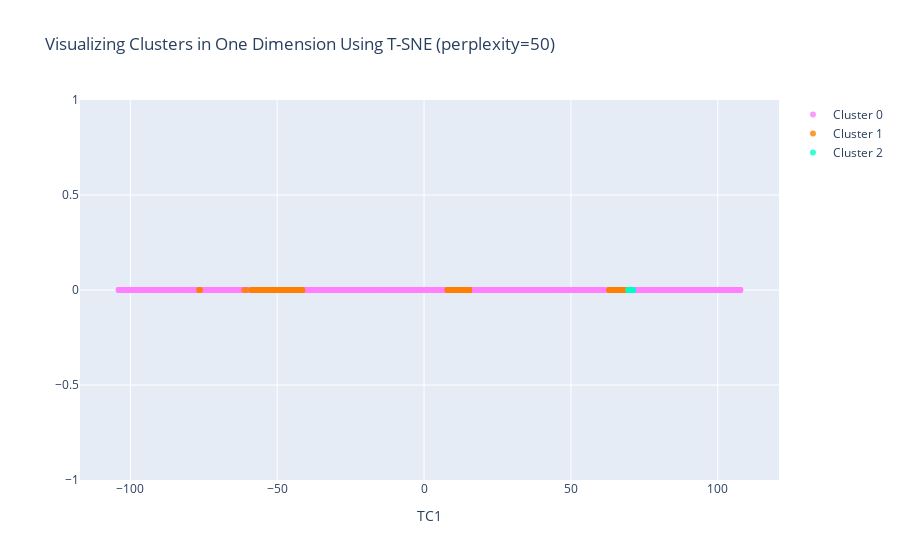

Source (notebook cell):
### Code cell
#Instructions for building the 1-D plot

#trace1 is for 'Cluster 0'
trace1 = go.Scatter(
                    x = cluster0["TC1_1d"],
                    y = cluster0["dummy"],
                    mode = "markers",
                    name = "Cluster 0",
                    marker = dict(color = 'rgba(255, 128, 255, 0.8)'),
                    text = None)

#trace2 is for 'Cluster 1'
trace2 = go.Scatter(
                    x = cluster1["TC1_1d"],
                    y = cluster1["dummy"],
                    mode = "markers",
                    name = "Cluster 1",
                    marker = dict(color = 'rgba(255, 128, 2, 0.8)'),
                    text = None)

#trace3 is for 'Cluster 2'
trace3 = go.Scatter(
                    x = cluster2["TC1_1d"],
                    y = cluster2["dummy"],
                    mode = "markers",
                    name = "Cluster 2",
                    marker = dict(color = 'rgba(0, 255, 200, 0.8)'),
                    text = None)

data = [trace1, trace2, trace3]

title = "Visualizing Clusters in One Dimension Using T-SNE (perplexity=" + str(perplexity) + ")"

layout = dict(title = title,
              xaxis= dict(title= 'TC1',ticklen= 5,zeroline= False),
              yaxis= dict(title= '',ticklen= 5,zeroline= False)
             )

fig = dict(data = data, layout = layout)

iplot(fig)

### Figure 1 — Plotly figure (JSON) as saved in the notebook; plotly's stock layout.template omitted (floating-point values rounded to 4 significant figures; data arrays with more than 128 entries replaced by an {"elided": "..."} marker saying what was removed)
{"data": [{"marker": {"color": "rgba(255, 128, 255, 0.8)"}, "mode": "markers", "name": "Cluster 0", "type": "scatter", "x": {"elided": "4202 float values"}, "y": {"elided": "4202 int values"}}, {"marker": {"color": "rgba(255, 128, 2, 0.8)"}, "mode": "markers", "name": "Cluster 1", "type": "scatter", "x": {"elided": "753 float values"}, "y": {"elided": "753 int values"}}, {"marker": {"color": "rgba(0, 255, 200, 0.8)"}, "mode": "markers", "name": "Cluster 2", "type": "scatter", "x": [69.76, 69.87, 69.68, 69.63, 70.08, 70.3, 70.49, 69.75, 69.6, 69.88, 69.77, 70.83, 70.98, 69.84, 69.74, 70.7, 70.06, 70.82, 71.12, 70.09, 71.1, 69.9, 70.64, 69.88, 70.72, 70.69, 69.78, 70.13, 70.01, 69.83, 70.48, 71.0, 71.03, 70.04, 70.57, 69.79, 69.6, 69.65, 69.96, 70.64, 69.93, 70.43, 70.79, 70.82, 69.66], "y": [0, 0, 0, 0, 0, 0, 0, 0, 0, 0, 0, 0, 0, 0, 0, 0, 0, 0, 0, 0, 0, 0, 0, 0, 0, 0, 0, 0, 0, 0, 0, 0, 0, 0, 0, 0, 0, 0, 0, 0, 0, 0, 0, 0, 0]}], "layout": {"title": {"text": "Visualizing Clusters in One Dimension Using T-SNE (perplexity=50)"}, "xaxis": {"ticklen": 5, "title": {"text": "TC1"}, "zeroline": false}, "yaxis": {"ticklen": 5, "title": {"text": ""}, "zeroline": false}}}
